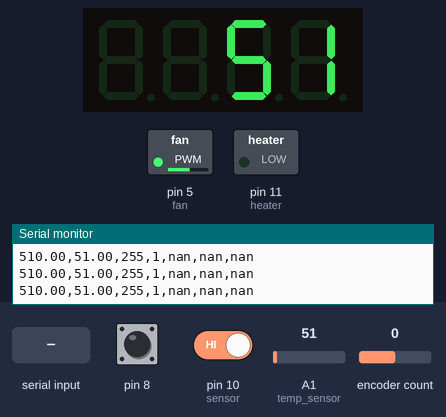
Bench run of a sketch on a simulated Arduino Uno, built with avr-gcc and run on an emulated ATmega328P. Shown: 4-digit seven-segment display, switched loads named in the sketch (green lamp = pin HIGH), the last lines printed to the serial monitor. The test bench sets the inputs (shaded band); at power-on: encoder count 0, pin 8 HIGH, pin 10 (sensor) HIGH, A1 (temp_sensor) = 51. EEPROM starts erased.

Above: at 3.2 s.
3.3 s: "90,45,200\n" received over Serial
At 6.46 s:
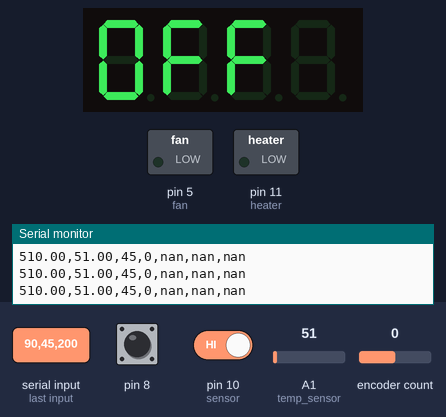
6.7 s: encoder count set to -1
At 8.1 s:
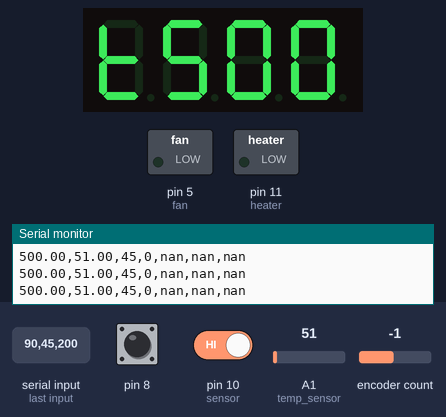
10.0 s: "pid\n" received over Serial
At 10.8 s:
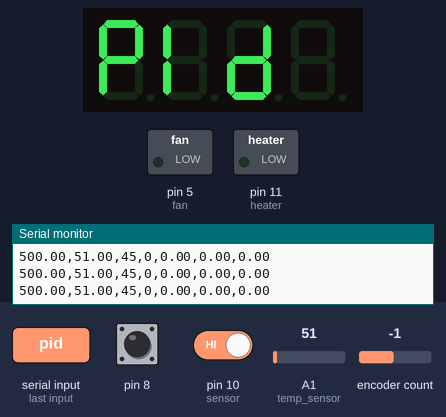
12.5 s: pin 8 pulled LOW for 0.15 s
At 13.6 s:
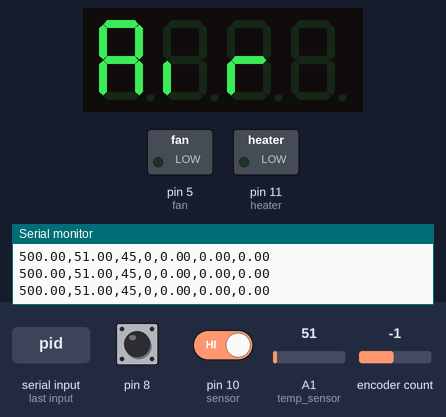
16.0 s: encoder count set to 0
At 16.4 s:
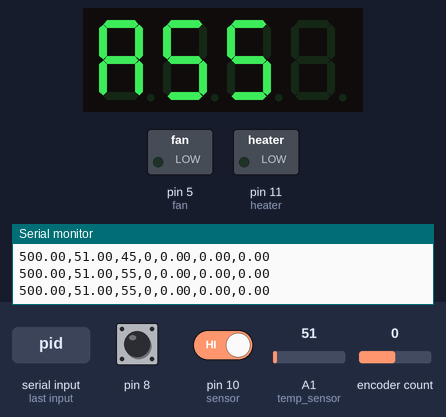
19.2 s: pin 8 pulled LOW for 0.15 s
At 20.4 s:
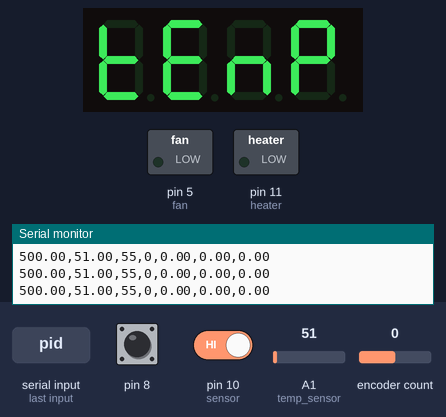
Timing chart, 0 to 22.2 s (numbered marks = the images above; inputs shaded):
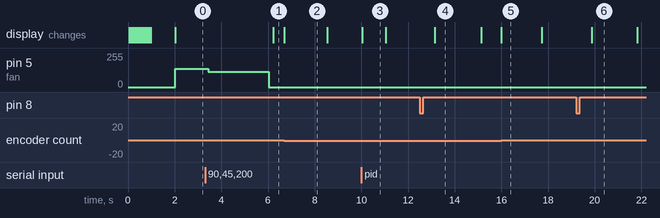

The sketch:

soldering_station_firmware.ino
```cpp
#include "GyverEncoder.h"
#include <PID_v1.h>
#include "SevenSegmentTM1637.h"
#include "SevenSegmentExtended.h"
#include "SevenSegmentFun.h"
#include <EEPROM.h>

// Hot gun pinout
#define heater 11
#define fan 5
#define sensor 10
#define temp_sensor A1

//Display
const byte PIN_CLK = 3;   // define CLK pin (any digital pin)
const byte PIN_DIO = 2;   // define DIO pin (any digital pin)
SevenSegmentFun    display(PIN_CLK, PIN_DIO);

// Encoder pinout
#define btn 8
#define pin_1 7
#define pin_2 6
Encoder enc1(pin_1, pin_2, btn);

//Define Variables we'll be connecting to
double set_temp = 200, heater_temp, heater_pwm;

//Temperatures
//set_temp=200;
int set_temp_min = 150;
int set_temp_max = 480;

int set_air_speed_min = 20;
int set_air_speed_max = 100;
int set_air_speed = 100;

//Specify the links and initial tuning parameters
double Kp=0.5, Ki=1.0 , Kd=3.0;
PID myPID(&heater_temp, &heater_pwm, &set_temp, Kp, Ki, Kd, DIRECT);

// Timer settings
unsigned long previousMillis = 0;        // will store last time LED was updated
unsigned long display_previousMillis = 0;
unsigned long holder_previousMillis = 0;

// constants won't change:
const long interval = 200;
int holder_interval = 4000;
int display_interval = 1000;
int counter;
bool on_off_state=true;
bool air_or_temp_control=true;
bool force_on_off_state = true;

template <class T> int EEPROM_writeAnything(int ee, const T& value)
{
   const byte* p = (const byte*)(const void*)&value;
   int i;
   for (i = 0; i < sizeof(value); i++)
       EEPROM.write(ee++, *p++);
   return i;
}

template <class T> int EEPROM_readAnything(int ee, T& value)
{
   byte* p = (byte*)(void*)&value;
   int i;
   for (i = 0; i < sizeof(value); i++)
       *p++ = EEPROM.read(ee++);
   return i;
}


void setup_ports(){
  pinMode(heater, OUTPUT);
  pinMode(fan, OUTPUT);
  pinMode(sensor, INPUT_PULLUP);
  //TCCR0B = TCCR0B & B11111000 | B00000010; // for PWM frequency of 7812.50 Hz
  digitalWrite(fan, HIGH);
}

void setup_print(){
  Serial.println("Set_temp,Real_Temp,Heater_PWM,Fan_Set");
}


void read_values_from_eeprom(){
  set_air_speed = EEPROM.read(0);
  set_temp = EEPROM.read(1)*2;

  EEPROM_readAnything( 10, Kp);
  EEPROM_readAnything( 20, Ki);
  EEPROM_readAnything( 30, Kd);
  /*
  Serial.print("Air_speed: ");
  Serial.println(set_air_speed);
  Serial.print("Set_temp: ");
  Serial.println(set_temp);
  Serial.print("PID_P: ");
  Serial.println(Kp);
  Serial.print("PID_I: ");
  Serial.println(Ki);
  Serial.print("PID_D: ");
  Serial.println(Kd);*/
  myPID.SetTunings(Kp, Ki, Kd);
}

void setup() {
  enc1.setType(TYPE2);
  myPID.SetMode(AUTOMATIC);
  display.begin();            // initializes the display
  display.setBacklight(100);  // set the brightness to 100 %
  delay(1000);                // wait 1000 ms
  setup_ports();
  Serial.begin(9600);
  //setup_print();
  read_values_from_eeprom();
  holder_interval = 0;
  //while(1);
}

void check_holder(){
  unsigned long currentMillis = millis();

  if (currentMillis - holder_previousMillis >= holder_interval) {
    holder_interval = 4000;
    // save the last time you blinked the LED
    holder_previousMillis = currentMillis;
    if(digitalRead(sensor)){
       //Serial.println("Piced up from the holder");
        if(force_on_off_state){
          on_off_state = true;
        }else{
          on_off_state = false;
        }
    }else{
      //Serial.println("Placed to the holder");
      on_off_state = false;
    }
  }
}

void pid_correction(){
  heater_temp = analogRead(temp_sensor);
  if(on_off_state){
    int fan_speed = map(set_air_speed,0,100,0,255);
    analogWrite(fan, fan_speed);
    myPID.Compute();
    analogWrite(heater, heater_pwm);
  }else{
    digitalWrite(heater, 0);
    if(heater_temp >= 180){
      digitalWrite(fan, HIGH);
      delay(100);
    }else{
      digitalWrite(fan, LOW);
    }
  }
}

void data_display(){
  unsigned long currentMillis = millis();
  if (currentMillis - display_previousMillis >= display_interval) {
    // save the last time you blinked the LED
    display_previousMillis = currentMillis;
    display_interval = 300;

    if(on_off_state){
      if(heater_temp <= set_temp_max){
        display.printNumber(heater_temp);
      }else{
        display.clear();
        display.print("ERR");
      }
    }else{
      display.clear();
      display.print("OFF");
    }

  }

}

String getValue(String data, char separator, int index)
{
  int found = 0;
  int strIndex[] = {0, -1};
  int maxIndex = data.length()-1;

  for(int i=0; i<=maxIndex && found<=index; i++){
    if(data.charAt(i)==separator || i==maxIndex){
        found++;
        strIndex[0] = strIndex[1]+1;
        strIndex[1] = (i == maxIndex) ? i+1 : i;
    }
  }

  return found>index ? data.substring(strIndex[0], strIndex[1]) : "";
}

void handle_data_transmit(){
  unsigned long currentMillis = millis();
  if (currentMillis - previousMillis >= interval) {
  previousMillis = currentMillis;
  Serial.print(set_temp);
  Serial.print(",");
  Serial.print(heater_temp);
  Serial.print(",");
  Serial.print(set_air_speed);
  Serial.print(",");
  Serial.print(on_off_state);
  //to be removed
  Serial.print(",");
  Serial.print(Kp);
  Serial.print(",");
  Serial.print(Ki);
  Serial.print(",");
  Serial.println(Kd);
  //to be removed

  if(Serial.available()) {
    String incoming_data = Serial.readStringUntil('\n');
    String _set_temp, _set_speed, _set_on_off;
    String _pid_p,_pid_i,_pid_d,write_data;
    int soft_set_temp, soft_set_speed, soft_set_on_off;
    float pid_p,pid_i,pid_d;
    _set_temp = getValue(incoming_data,',',0);
    if(_set_temp == "pid"){
      //Serial.println("Do pid correction");
      _pid_p = getValue(incoming_data,',',1);
      _pid_i = getValue(incoming_data,',',2);
      _pid_d = getValue(incoming_data,',',3);
      write_data = getValue(incoming_data,',',4);
      Kp=_pid_p.toFloat();
      Ki=_pid_i.toFloat();
      Kd=_pid_d.toFloat();
      myPID.SetTunings(Kp, Ki, Kd);
      if(write_data == "write\r"){
        //Serial.println("Save PID settings to eeprom");
        EEPROM_writeAnything( 10, Kp);
        EEPROM_writeAnything( 20, Ki);
        EEPROM_writeAnything( 30, Kd);
      }

      display_interval = 1000;
      display.clear();
      display.print("PID");
      /*
      Serial.println("Resp:");
      Serial.println(pid_p);
      Serial.println(pid_i);
      Serial.println(pid_d);
      Serial.println("Resp_end:");*/
    }else{
      //Serial.println("Soft Control");
      _set_speed = getValue(incoming_data,',',1);
      _set_on_off = getValue(incoming_data,',',2);
      soft_set_temp=_set_temp.toInt();
      soft_set_speed=_set_speed.toInt();
      soft_set_on_off=_set_on_off.toInt();

      if( set_temp_min <= soft_set_temp && soft_set_temp <= set_temp_max){
        //Serial.println(soft_set_temp);
        set_temp = soft_set_temp;
      }else{
        //Serial.println("Set_temp_error");
      }

      if( set_air_speed_min <= soft_set_speed && soft_set_speed <= set_air_speed_max){
        //Serial.println(set_air_speed);
        set_air_speed = soft_set_speed;
      }else{
        //Serial.println("Set_air_speed_error");
      }

      if(soft_set_on_off == 1){
        //Serial.println("Turn on");
        force_on_off_state = true;
      }else{
        force_on_off_state = false;
        //Serial.println("Turn off");
      }
    }
  }

}

}

void handle_encoder(){
  enc1.tick();
  if(air_or_temp_control){
    if (enc1.isRight() && set_temp <= set_temp_max){
      set_temp +=10;
      display_interval = 2000;
      EEPROM.write(1, set_temp/2);
      display.clear();
      char b[5];
      String str;
      str="t" + String(set_temp);
      str.toCharArray(b,5);
      display.print(b);
    }

    if (enc1.isLeft() && set_temp >= set_temp_min){
      display_interval = 2000;
      set_temp -=10;
      EEPROM.write(1, set_temp/2);
      display.clear();
      char b[5];
      String str;
      str="t" + String(set_temp);
      str.toCharArray(b,5);
      display.print(b);
    }
  }else{
    if (enc1.isRight() && set_air_speed < set_air_speed_max){
      set_air_speed +=10;
      display_interval = 2000;
      EEPROM.write(0, set_air_speed);
      display.clear();
      char b[5];
      String str;
      str="A" + String(set_air_speed);
      str.toCharArray(b,5);
      display.print(b);
    }

    if (enc1.isLeft() && set_air_speed > set_air_speed_min){
      display_interval = 2000;
      set_air_speed -=10;
      EEPROM.write(0, set_air_speed);
      display.clear();
      char b[5];
      String str;
      str="A" + String(set_air_speed);
      str.toCharArray(b,5);
      display.print(b);
    }
  }

  if (enc1.isDouble()){
    display_interval = 2000;
    force_on_off_state=!force_on_off_state;
    display.clear();
    if(force_on_off_state){
      display.print("ON");
    }else{
      display.print("OFF");
    }
  }

  if (enc1.isSingle()){
    air_or_temp_control =!air_or_temp_control;
    display_interval = 2000;
    display.clear();
    if(air_or_temp_control){
      display.print("Temp");
    }else{
      display.print("Air");
    }
  }

  /*
    if (enc1.isRight()) Serial.println("Right");         // если был поворот
  if (enc1.isLeft()) Serial.println("Left");

  if (enc1.isRightH()) Serial.println("Right holded"); // если было удержание + поворот
  if (enc1.isLeftH()) Serial.println("Left holded");

  //if (enc1.isPress()) Serial.println("Press");         // нажатие на кнопку (+ дебаунс)
  //if (enc1.isRelease()) Serial.println("Release");     // то же самое, что isClick

  if (enc1.isClick()) Serial.println("Click");         // одиночный клик
  if (enc1.isSingle()) Serial.println("Single");       // одиночный клик (с таймаутом для двойного)
  if (enc1.isDouble()) Serial.println("Double");       // двойной клик


  if (enc1.isHolded()) Serial.println("Holded");       // если была удержана и энк не поворачивался*/
}

void loop() {
  pid_correction();
  handle_encoder();
  check_holder();
  data_display();
  handle_data_transmit();
}
```

Measured:
- after the input at 3.3 s, pin 5 (fan): 138/255 → 114/255 after 0.14 s, → 0/255 2.6 s later; the display: changes after 2.9 s (image 1)
- after the input at 6.7 s, the display: changes at once (image 2)
- after the input at 10.0 s, the display: changes at once (image 3)
- after the input at 12.5 s, the display: changes after 0.65 s (image 4)
- after the input at 16.0 s, the display: changes at once (image 5)
- after the input at 19.2 s, the display: changes after 0.67 s (image 6)
- what the display in image 2 shows lasts 1.8 s, from 6.7 s to 8.5 s
